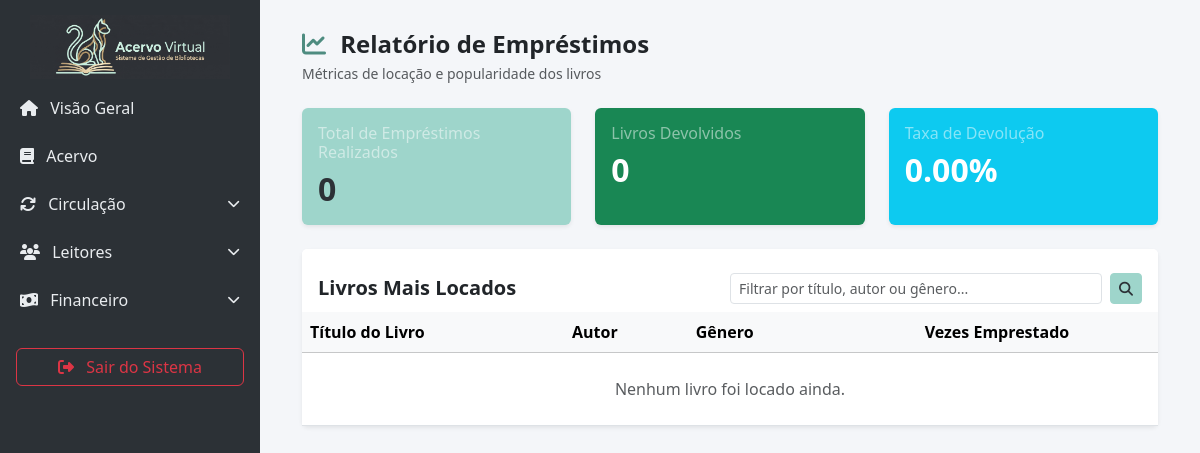
The page /admin-sys/relatorios/ on the database as committed earlier.
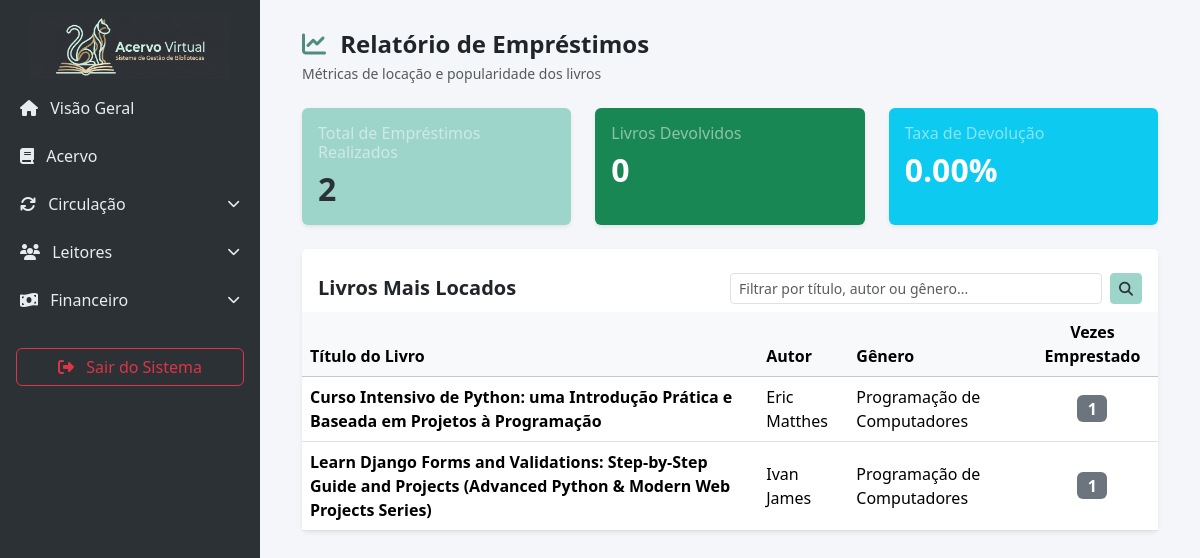
The same page on the database as committed later.
### biblioteca_app/models.py (models this page shows, shortened)
class Livro(models.Model):
    titulo = models.CharField(max_length=200)
    autor = models.ForeignKey(Autor, on_delete=models.PROTECT, related_name="livros")
    edicao = models.CharField(max_length=100)
    editora = models.ForeignKey(Editora, on_delete=models.PROTECT, related_name="livros", null=True, blank=True)
    idioma = models.CharField(max_length=50, default="Português")
    data_publicacao = models.DateField(blank=True, null=True)
    numero_paginas = models.IntegerField()
    genero = models.ForeignKey(Genero, on_delete=models.PROTECT, related_name="livros")
    classificacao = models.IntegerField()
    sinopse = models.TextField()
    capa = models.ImageField(upload_to='capas/', blank=True, null=True)
    localizacao = models.CharField(max_length=100, blank=True, null=True, help_text="Ex: Estante A, Prateleira 2")

class Autor(models.Model):
    nome = models.CharField(max_length=200, unique=True)
    def __str__(self):
        return self.nome

class Genero(models.Model):
    nome = models.CharField(max_length=100, unique=True)
    def __str__(self):
        return self.nome

### biblioteca_app/views.py (the view)
# urls.py: path('admin-sys/relatorios/', views.relatorio, name='relatorio'),
def relatorio(request):
    query = request.GET.get('q')
    if query:
        livros_base = Livro.objects.filter(
            Q(titulo__icontains=query) |
            Q(autor__nome__icontains=query) |
            Q(genero__nome__icontains=query)
        ).distinct()
    else:
        livros_base = Livro.objects.all()
    livros_emprestados = livros_base.annotate(
            total_emprestimos=Count('exemplares__emprestimo')
    ).order_by('-total_emprestimos', 'titulo')
    livros_emprestados = livros_emprestados.filter(total_emprestimos__gt=0)
    total_emprestimos_feitos = Emprestimo.objects.count()
    total_devolvidos = Devolucao.objects.count()
    percentual_devolvidos = 0
    if total_emprestimos_feitos > 0:
        percentual_devolvidos = (total_devolvidos / total_emprestimos_feitos) * 100
    usuario_ativo = request.user
    context = {
        'livros_emprestados': livros_emprestados,
        'total_emprestimos_feitos': total_emprestimos_feitos,
        'total_devolvidos': total_devolvidos,
        'percentual_devolvidos': f'{percentual_devolvidos:.2f}',
        'query': query,
    }
    return render(request, 'relatorio.html', context)

### biblioteca_app/templates/relatorio.html (shortened to what this page needs)
{% extends 'base.html' %}
{% block content %}
<div class="container-fluid">
    <div class="d-flex justify-content-between align-items-center mb-4">
        <div>
            <h4 class="fw-bold text-dark mb-1"><i class="fa-solid fa-chart-line me-2 text-primary"></i> Relatório de Empréstimos</h4>
            <p class="text-muted small mb-0">Métricas de locação e popularidade dos livros</p>
        </div>
    </div>
    <div class="row g-4 mb-4">
        <div class="col-md-4">
            <div class="card border-0 shadow-sm bg-primary text-white h-100">
                <div class="card-body">
                    <h6 class="card-title text-white-50">Total de Empréstimos Realizados</h6>
                    <h2 class="fw-bold mb-0">{{ total_emprestimos_feitos }}</h2>
                </div>
            </div>
        </div>
        <div class="col-md-4">
            <div class="card border-0 shadow-sm bg-success text-white h-100">
                <div class="card-body">
                    <h6 class="card-title text-white-50">Livros Devolvidos</h6>
                    <h2 class="fw-bold mb-0">{{ total_devolvidos }}</h2>
                </div>
            </div>
        </div>
        <div class="col-md-4">
            <div class="card border-0 shadow-sm bg-info text-white h-100">
                <div class="card-body">
                    <h6 class="card-title text-white-50">Taxa de Devolução</h6>
                    <h2 class="fw-bold mb-0">{{ percentual_devolvidos }}%</h2>
                </div>
            </div>
        </div>
    </div>
    <div class="card border-0 shadow-sm">
        <div class="card-header bg-white pt-4 pb-2 border-bottom-0 d-flex justify-content-between align-items-center">
            <h5 class="fw-bold mb-0">Livros Mais Locados</h5>
            <form action="{% url 'relatorio' %}" method="GET" class="d-flex w-50">
                <input type="text" name="q" value="{{ request.GET.q|default:'' }}" class="form-control form-control-sm me-2" placeholder="Filtrar por título, autor ou gênero...">
                <button type="submit" class="btn btn-sm btn-primary"><i class="fa-solid fa-magnifying-glass"></i></button>
            </form>
        </div>
        <div class="card-body p-0 table-responsive">
            <table class="table table-hover align-middle mb-0">
                <thead class="table-light">
                    <tr>
                        <th>Título do Livro</th>
                        <th>Autor</th>
                        <th>Gênero</th>
                        <th class="text-center">Vezes Emprestado</th>
                    </tr>
                </thead>
                <tbody>
                    {% for livro in livros_emprestados %}
                    <tr>
                        <td><strong>{{ livro.titulo }}</strong></td>
                        <td>{{ livro.autor }}</td>
                        <td>{{ livro.genero }}</td>
                        <td class="text-center"><span class="badge bg-secondary fs-6">{{ livro.total_emprestimos }}</span></td>
                    </tr>
                    {% empty %}
                    <tr><td colspan="4" class="text-center py-4 text-muted">Nenhum livro foi locado ainda.</td></tr>
                    {% endfor %}
                </tbody>
            </table>
        </div>
    </div>
</div>
{% endblock %}

Rows that differ between the two databases and show on the page:
added Livro: titulo "Curso Intensivo de Python: uma Introdução Prática e Baseada em Projetos à Programação", autor "Eric Matthes", genero "Programação de Computadores", total_emprestimos "1"
added Livro: titulo "Learn Django Forms and Validations: Step-by-Step Guide and Projects (Advanced Python & Modern Web Projects Series)", autor "Ivan James", genero "Programação de Computadores", total_emprestimos "1"
Other text that changed with them:
{{ total_emprestimos_feitos }}: "0" → "2"
text no longer shown: "Nenhum livro foi locado ainda."
